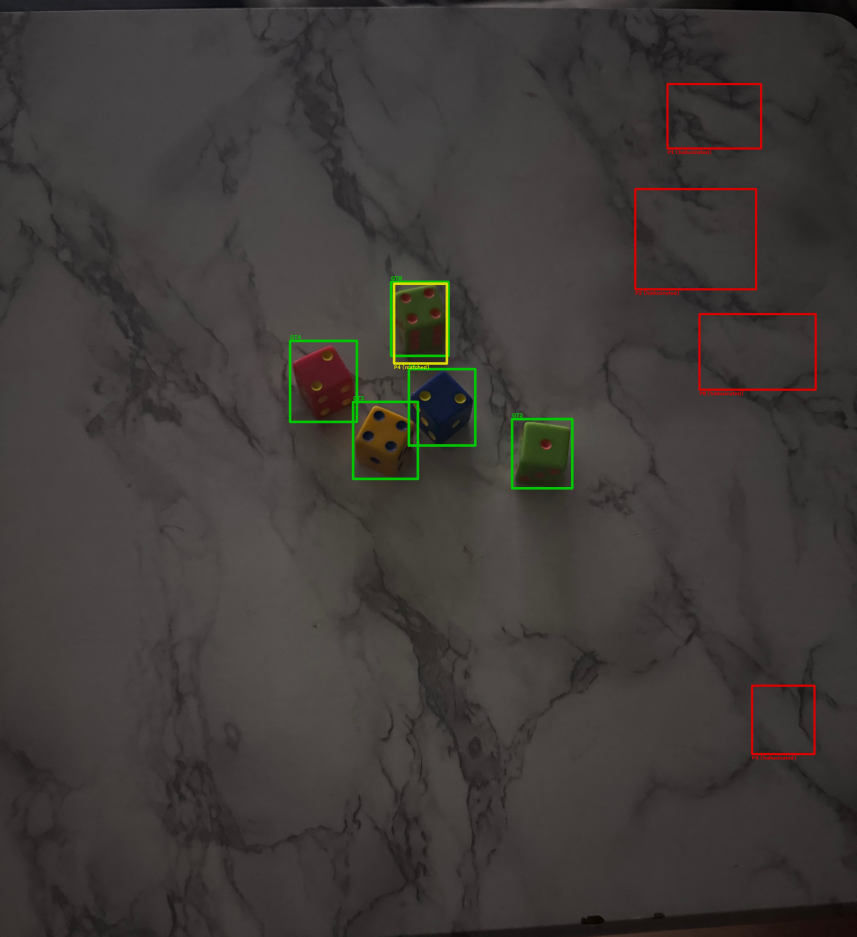
#> input picture runs/localization/failure_analysis/d6_ - 122_jpeg.rf.APJxsi3oQTL3RaeoWwjF_diagnostic.jpg, 4284 x 4682 px, given in place of d6_ - 737.jpeg, which was not available (shown at 1/5 size)
$ python upgraded_locate_dice.py
#> lines starting #> are read from the running program, lines starting #| are printed output that depends on the picture; after the words box and inside, x2 and y2 are one past the last pixel; in counts of white or black regions, pixels touching at a corner belong together; pictures that were not available may be replaced by others from this repository, and a replacement may not be noted
import argparse
import cv2 as cv
import numpy as np
from pathlib import Path

BLUR_KERNEL = (5, 5)
SIGMA = .5
CLAHE_CLIP_LIMIT = 2.0
CLAHE_TILE_GRID = (8, 8)
MORPH_KERNEL_SIZE = (5, 5)
MIN_AREA_FRACTION = 0.0015
MAX_AREA_FRACTION = 0.1
MIN_ASPECT_RATIO = 0.45
MAX_ASPECT_RATIO = 2.2
MIN_SOLIDITY = 0.75
VALID_CHANNELS = ("l", "saturation")
THRESHOLD_METHODS = (cv.THRESH_OTSU, cv.THRESH_TRIANGLE)
MERGE_IOU_THRESHOLD = 0.3
DARK_BACKGROUND_THRESHOLD = 128
MIN_EXPECTED_DICE = 1
PIP_DEDUPE_IOU_THRESHOLD = 0.2
BORDER_MARGIN_PX = 3
PIP_RADIUS_REFERENCE_HEIGHT = 700
MIN_PIP_RADIUS_PX = 20
MAX_PIP_RADIUS_PX = 30

CURRENT_DIR = Path.cwd()
OUTPUT_DIR = CURRENT_DIR / "runs/localization/updated/run_737"
IMAGE_DIR = CURRENT_DIR / "data/raw/d6_ - 737.jpeg"
DEBUG = True


def contour_solidity(contour):
    area = cv.contourArea(contour)
    hull = cv.convexHull(contour)
    hull_area = cv.contourArea(hull)
    if hull_area == 0:
        return 0
    return area / hull_area


def filter_dice_contours(contours, image_area, image_shape):
    image_h, image_w = image_shape[:2]
    min_area_px = MIN_AREA_FRACTION * image_area
    max_area_px = MAX_AREA_FRACTION * image_area
    boxes = []
    for c in contours:
        area = cv.contourArea(c)
        if area < min_area_px or area > max_area_px:
            continue

        x, y, w, h = cv.boundingRect(c)
        touches_border = (
            x <= BORDER_MARGIN_PX or
            y <= BORDER_MARGIN_PX or
            x + w >= image_w - BORDER_MARGIN_PX or
            y + h >= image_h - BORDER_MARGIN_PX
        )
        if touches_border:
            continue

        aspect_ratio = w / h if h > 0 else 0
        if aspect_ratio < MIN_ASPECT_RATIO or aspect_ratio > MAX_ASPECT_RATIO:
            continue

        if contour_solidity(c) < MIN_SOLIDITY:
            continue

        boxes.append((x, y, w, h))

    return boxes


def box_iou(box_a, box_b):
    ax1, ay1, aw, ah = box_a
    bx1, by1, bw, bh = box_b
    ax2, ay2 = ax1 + aw, ay1 + ah
    bx2, by2 = bx1 + bw, by1 + bh

    inter_x1, inter_y1 = max(ax1, bx1), max(ay1, by1)
    inter_x2, inter_y2 = min(ax2, bx2), min(ay2, by2)
    inter_w, inter_h = max(0, inter_x2 - inter_x1), max(0, inter_y2 - inter_y1)
    inter_area = inter_w * inter_h
    if inter_area == 0:
        return 0.0

    union_area = aw * ah + bw * bh - inter_area
    return inter_area / union_area if union_area > 0 else 0.0


def merge_box_candidates(candidate_lists, iou_threshold=MERGE_IOU_THRESHOLD):
    all_boxes = [box for boxes in candidate_lists for box in boxes]
    if not all_boxes:
        return []

    merged = []
    used = [False] * len(all_boxes)
    for i, box in enumerate(all_boxes):
        if used[i]:
            continue
        group = [box]
        used[i] = True
        for j in range(i + 1, len(all_boxes)):
            if used[j]:
                continue
            if box_iou(box, all_boxes[j]) >= iou_threshold:
                group.append(all_boxes[j])
                used[j] = True
        xs = np.mean([b[0] for b in group])
        ys = np.mean([b[1] for b in group])
        ws = np.mean([b[2] for b in group])
        hs = np.mean([b[3] for b in group])
        merged.append(((int(xs), int(ys), int(ws), int(hs)), len(group)))

    return merged


def select_expected_boxes(merged_with_votes, expected_count):
    """When the exact number of dice in the photo is known (RollCall always
    knows this -- it's however many were rolled/kept-out this turn), use
    that count to pick the most trustworthy boxes rather than just taking
    whatever the ensemble happened to produce.

    - More ensemble members agreeing on a box (higher vote count) is treated
      as higher confidence.
    - Ties are broken by how close a box's area is to the median area of all
      candidates, since a stray high-vote sliver or a merged double-box will
      usually still look like an outlier in size.
    - If there are more candidates than expected, the lowest-confidence
      extras are dropped. If there are fewer, everything found is kept and
      the caller (locate_dice) is responsible for topping up via the
      pip-clustering fallback.
    """
    if not merged_with_votes:
        return []

    areas = [w * h for (_, _, w, h), _ in merged_with_votes]
    median_area = float(np.median(areas))

    def sort_key(item):
        (_, _, w, h), votes = item
        area_penalty = abs(w * h - median_area)
        return (-votes, area_penalty)

    ranked = sorted(merged_with_votes, key=sort_key)
    keep = ranked[:expected_count] if expected_count else ranked
    return [box for box, _ in keep]


def threshold_channel(normalized_channel, method):
    _, thresh_img = cv.threshold(normalized_channel, 0, 255, cv.THRESH_BINARY + method)
    return thresh_img


def boxes_from_threshold(thresh_img, image_area, image_shape):
    kernel = cv.getStructuringElement(cv.MORPH_ELLIPSE, MORPH_KERNEL_SIZE)
    opened = cv.morphologyEx(thresh_img, cv.MORPH_OPEN, kernel, iterations=3)
    closed = cv.morphologyEx(opened, cv.MORPH_CLOSE, kernel, iterations=3)
    contours, _ = cv.findContours(closed, cv.RETR_EXTERNAL, cv.CHAIN_APPROX_SIMPLE)
    return filter_dice_contours(contours, image_area, image_shape), closed


# [111 lines left out: functions cluster_points, boxes_from_pip_clusters, not called in this run]


def locate_dice(image_bgr, expected_dice_count=None, debug=False):
    """Locate dice in a photo.

    expected_dice_count: how many dice are actually in this photo. RollCall
        always knows this -- it's whatever was rolled or kept out this turn
        (1-5) -- so passing it lets locate_dice make much more confident
        decisions than guessing from image evidence alone:
          - if the ensemble proposes MORE boxes than expected, keep only the
            highest-confidence ones instead of over-reporting dice;
          - if it proposes FEWER, use pip-clustering to find the rest of the
            expected count rather than only kicking in as an all-or-nothing
            fallback when the ensemble finds literally zero.
        If None, falls back to the old count-agnostic behavior (accept
        whatever the ensemble merges to, only fall back to pip-clustering
        below MIN_EXPECTED_DICE).
    """
    image_area = image_bgr.shape[0] * image_bgr.shape[1]
    # BUG FIX: this used to blur `image_area` (an int, h*w) instead of the
    # actual image, which would throw as soon as GaussianBlur ran.
    blurred = cv.GaussianBlur(image_bgr, BLUR_KERNEL, SIGMA)

    grey = cv.cvtColor(blurred, cv.COLOR_BGR2GRAY)
    background_is_dark = float(np.median(grey)) < DARK_BACKGROUND_THRESHOLD

    clahe = cv.createCLAHE(clipLimit=CLAHE_CLIP_LIMIT, tileGridSize=CLAHE_TILE_GRID)

    lab = cv.cvtColor(blurred, cv.COLOR_BGR2LAB)
    l_channel, _, _ = cv.split(lab)
    hsv = cv.cvtColor(blurred, cv.COLOR_BGR2HSV)
    _, s_channel, _ = cv.split(hsv)

    channels = {
        "l": clahe.apply(l_channel),
        "saturation": clahe.apply(s_channel),
    }

    candidate_box_lists = []
    threshold_debug = {}
    for channel_name, normalized_channel in channels.items():
        for method in THRESHOLD_METHODS:
            method_name = "otsu" if method == cv.THRESH_OTSU else "triangle"
            thresh_img = threshold_channel(normalized_channel, method)
            boxes, closed = boxes_from_threshold(thresh_img, image_area, image_bgr.shape)
            candidate_box_lists.append(boxes)
            threshold_debug[f"{channel_name}_{method_name}"] = thresh_img
            threshold_debug[f"{channel_name}_{method_name}_closed"] = closed

    merged_with_votes = merge_box_candidates(candidate_box_lists)

    if expected_dice_count is not None:
        boxes = select_expected_boxes(merged_with_votes, expected_dice_count)
    else:
        boxes = [box for box, _ in merged_with_votes]

    used_pip_fallback = False
    pip_centers = []
    target_count = expected_dice_count if expected_dice_count is not None else MIN_EXPECTED_DICE
    if len(boxes) < target_count:
        # Either the silhouette ensemble found nothing (the near-zero
        # body-contrast case, e.g. light dice on a light background) or it
        # found fewer boxes than we know should be in the photo. Either way,
        # top up with pip-clustering rather than under-reporting dice.
        used_pip_fallback = True
        needed = None if expected_dice_count is None else expected_dice_count - len(boxes)
        new_boxes, pip_centers = boxes_from_pip_clusters(
            image_bgr, grey, existing_boxes=boxes, max_new_boxes=needed
        )
        boxes = boxes + new_boxes

    circled = image_bgr.copy()
    for cx, cy in pip_centers:
        cv.circle(circled, (cx, cy), 3, (0, 0, 255), -1)

    debug_images = None
    if debug:
        debug_images = {
            "blurred": blurred,
            "grey": grey,
            **threshold_debug,
            "circled": circled,
        }
        debug_images["_meta"] = {
            "background_is_dark": background_is_dark,
            "used_pip_fallback": used_pip_fallback,
            "expected_dice_count": expected_dice_count,
            "detected_dice_count": len(boxes),
        }

    return boxes, debug_images


def draw_boxes(image_bgr, boxes):
    annotated = image_bgr.copy()
    for i, (x, y, w, h) in enumerate(boxes):
        cv.rectangle(annotated, (x, y), (x + w, y + h), (0, 255, 0), 12)
    return annotated


def main():
    parser = argparse.ArgumentParser(description="Locate dice in a photo.")
    parser.add_argument("--image", type=Path, default=IMAGE_DIR, help="Path to input image")
    parser.add_argument("--output", type=Path, default=OUTPUT_DIR, help="Directory for annotated/debug output")
    parser.add_argument("--dice-count", type=int, default=5,
                         help="Number of dice actually in the photo (1-5), if known")
    parser.add_argument("--no-debug", action="store_true", help="Skip writing debug stage images")
    args = parser.parse_args()

    image = cv.imread(str(args.image))
#> image is the input picture: shape (4682, 4284, 3); mean B, G, R 56.5, 59, 63.4
    if image is None:
        raise FileNotFoundError(f"Could not read image: {args.image}")

    debug_enabled = DEBUG and not args.no_debug
    boxes, debug_images = locate_dice(image, expected_dice_count=args.dice_count, debug=debug_enabled)
#> in locate_dice, `background_is_dark = float(np.median(grey)) < DARK_BACKGROUND_THRESHOLD`: background_is_dark = True
#> in locate_dice, `lab = cv.cvtColor(blurred, cv.COLOR_BGR2LAB)`: lab: shape (4682, 4284, 3); mean of channels 0, 1, 2 64.6, 129.6, 130.2
#> in locate_dice, `hsv = cv.cvtColor(blurred, cv.COLOR_BGR2HSV)`: hsv: shape (4682, 4284, 3); mean H, S, V 30, 27.9, 64.4
#> in locate_dice, `_, s_channel, _ = cv.split(hsv)`:
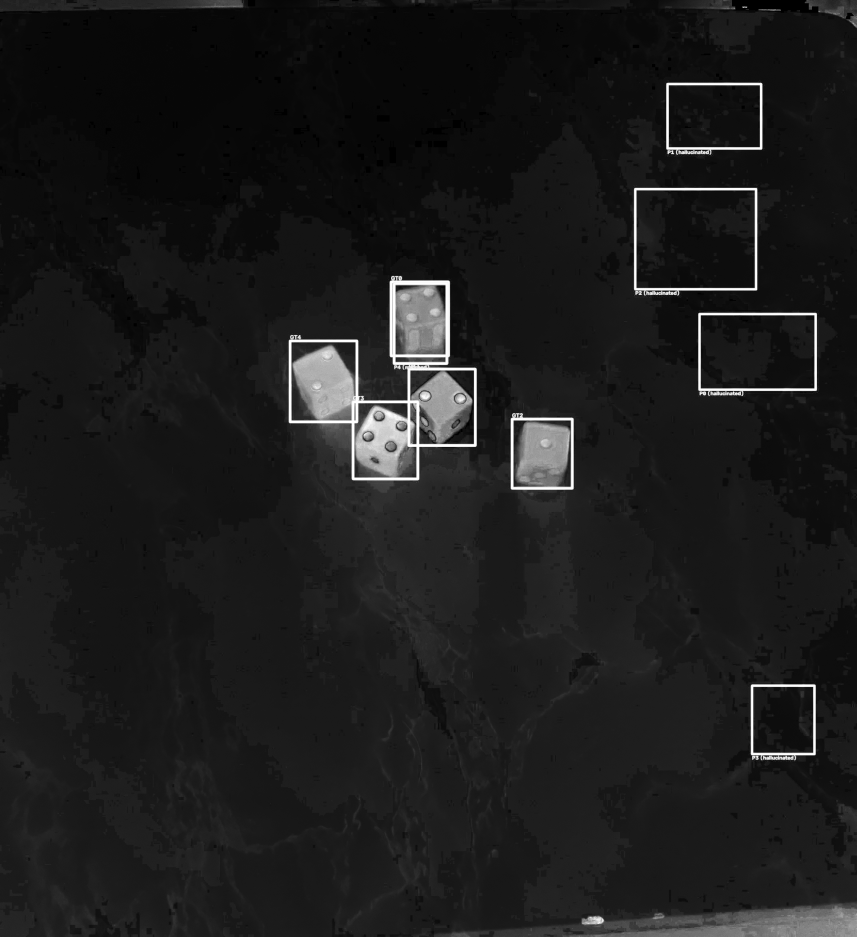
#> s_channel: shape (4682, 4284) (shown at 1/5 size); min 0, max 255, mean 27.9
#> the loop in locate_dice, `for channel_name, normalized_channel in channels.items():` made 2 passes
#> channel_name on passes 1 to 2: 'l', 'saturation'
#> pass 1, in threshold_channel, `_, thresh_img = cv.threshold(normalized_channel, 0, 255, cv.THRESH_BIN..`:
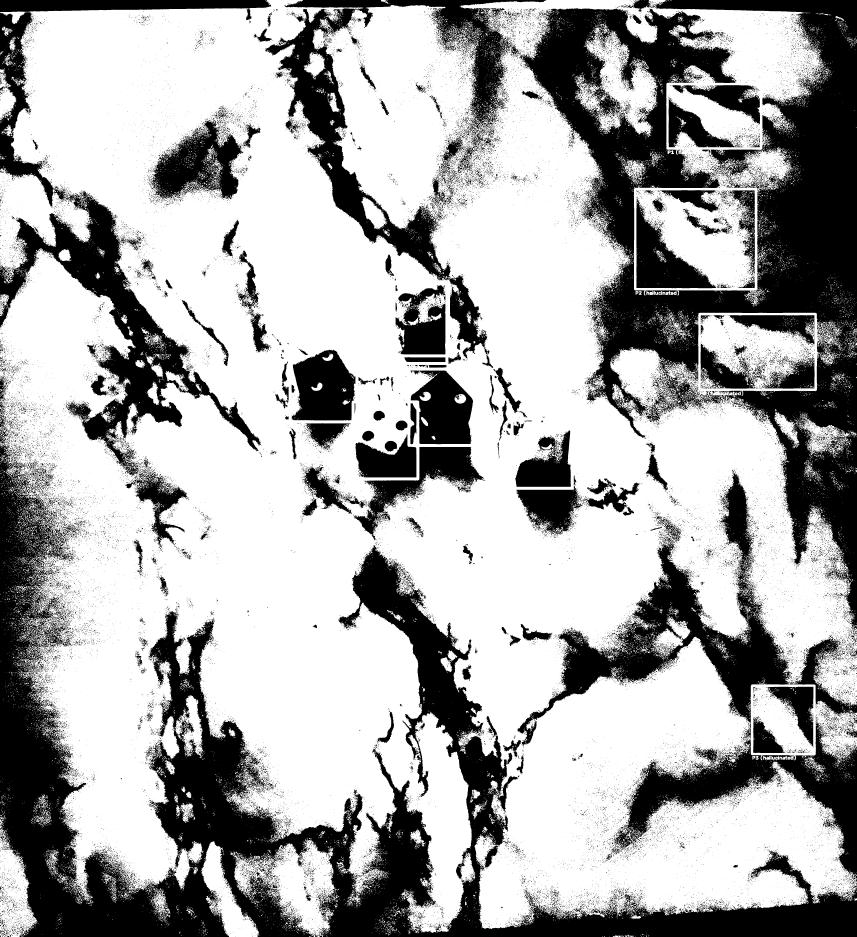
#> thresh_img: shape (4682, 4284) (shown at 1/5 size); 66.8% white; 48709 black regions (44866 under 20 px), largest, box (x1, y1, x2, y2) and area: (0, 2007, 4284, 4682) 2003047, (2595, 0, 4284, 3147) 1688268, (1325, 0, 2729, 1794) 383011
#> pass 1, in boxes_from_threshold, `closed = cv.morphologyEx(opened, cv.MORPH_CLOSE, kernel, iterations=3)`:
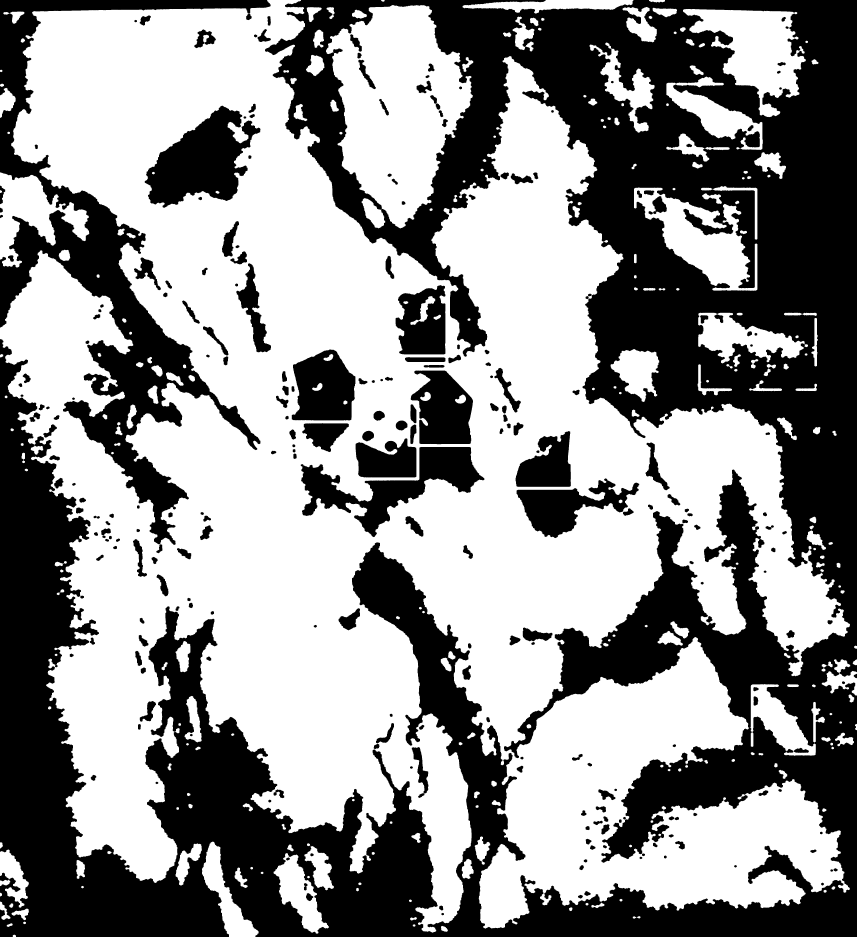
#> closed: shape (4682, 4284) (shown at 1/5 size); 56.7% white; 266 black regions, largest, box (x1, y1, x2, y2) and area: (0, 0, 4284, 4682) 7012911, (0, 0, 1353, 2725) 689082, (724, 528, 1302, 1039) 157896
#> pass 1, in threshold_channel (call 2), `_, thresh_img = cv.threshold(normalized_channel, 0, 255, cv.THRESH_BIN..`:
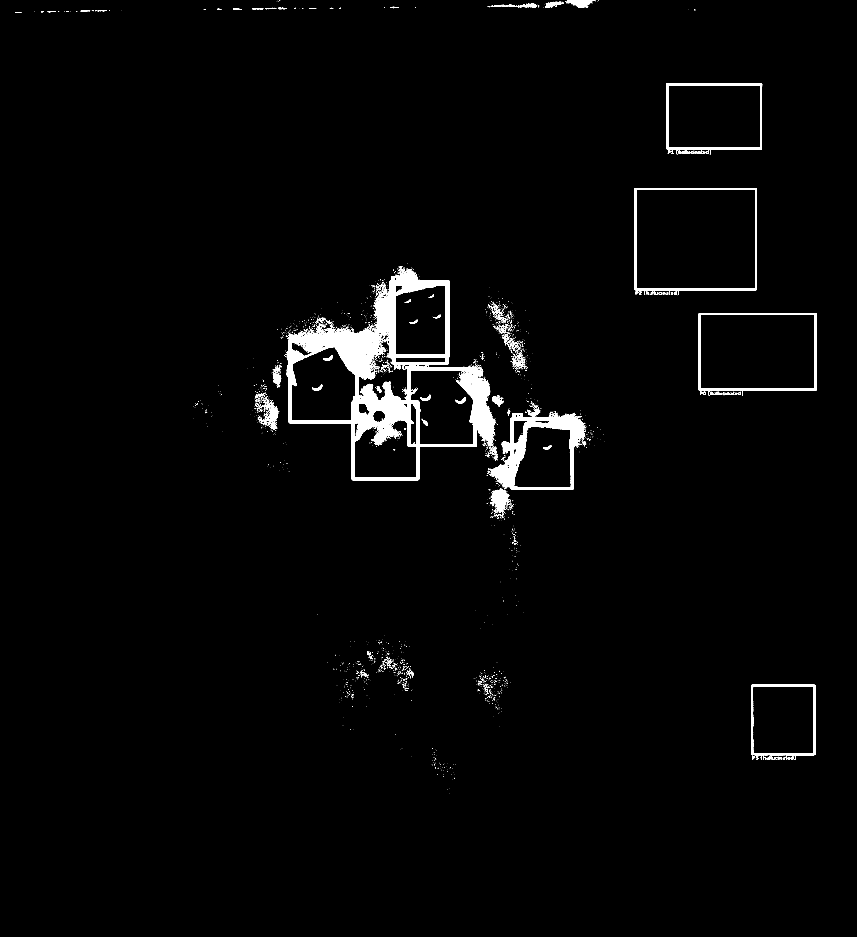
#> thresh_img: shape (4682, 4284) (shown at 1/5 size); 2% white; 3236 white regions (2854 under 20 px), largest, box (x1, y1, x2, y2) and area: (1427, 1346, 2475, 2402) 222928, (2446, 2048, 2926, 2449) 51158, (3172, 940, 3785, 1452) 20239
#> after the loop in locate_dice, `for channel_name, normalized_channel in channels.items():`:
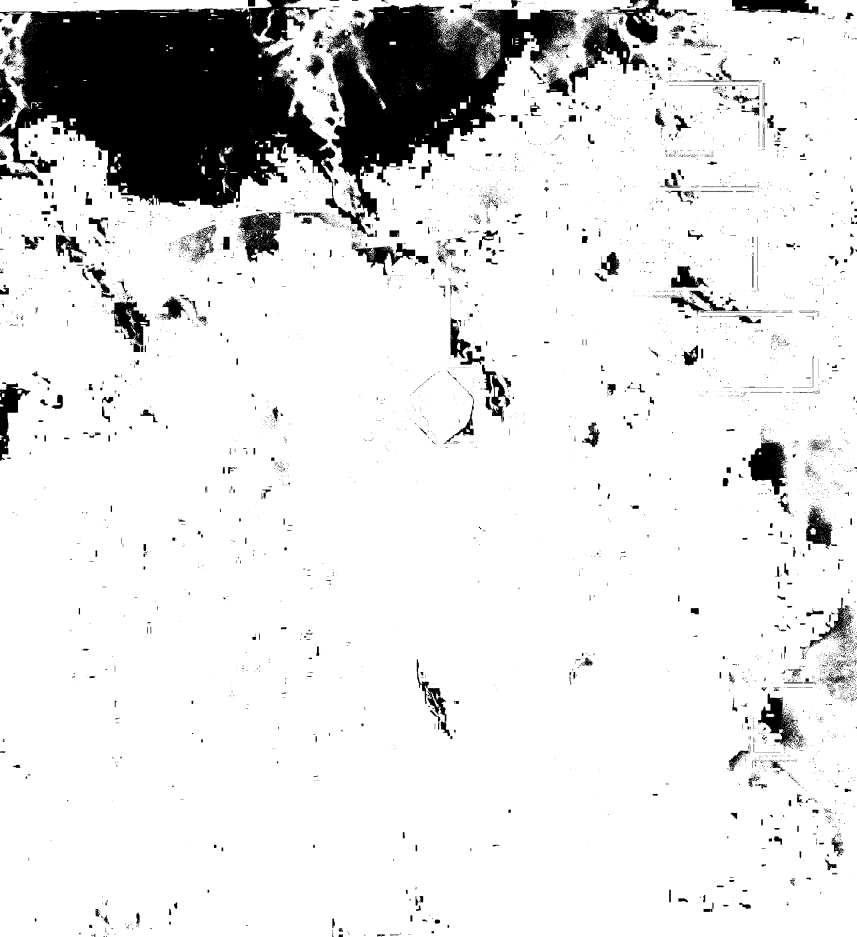
#> thresh_img: shape (4682, 4284) (shown at 1/5 size); 88% white; 9246 black regions (7560 under 20 px), largest, box (x1, y1, x2, y2) and area: (0, 0, 1869, 1185) 1128429, (1630, 16, 2888, 1105) 581326, (2844, 54, 3248, 464) 42527
#> after the loop in locate_dice, `for channel_name, normalized_channel in channels.items():`: candidate_box_lists = [[(1368, 4265, 276, 404), (3053, 1745, 243, 265), (1630, 25, 734, 1117)], [(2474, 2079, 428, 370)], [(3753, 3421, 326, 379), (2553, 2078, 316, 372), (3491, 1563, 594, 414), (3169, 939, 618, 537), (3331, 413, 482, 358)], []]; threshold_debug = 8 items
#> in merge_box_candidates, `all_boxes = [box for boxes in candidate_lists for box in boxes]`: all_boxes = [(1368, 4265, 276, 404), (3053, 1745, 243, 265), (1630, 25, 734, 1117), (2474, 2079, 428, 370), (3753, 3421, 326, 379), (2553, 2078, 316, 372), (3491, 1563, 594, 414), (3169, 939, 618, 537), (3331, 413, 482, 358)]
#> in merge_box_candidates, `used = [False] * len(all_boxes)`: used = [False, False, False, False, False, False, False, False, False]
#> the loop in merge_box_candidates, `for i, box in enumerate(all_boxes):` made 9 passes

    print(f"Detected {len(boxes)} candidate die region(s):")
#| Detected 5 candidate die region(s):
    for i, box in enumerate(boxes):
        print(f"  die {i}: x={box[0]}, y={box[1]}, w={box[2]}, h={box[3]}")
#> this loop made 5 passes
#|   die 0: x=2513, y=2078, w=372, h=371
#|   die 1: x=3331, y=413, w=482, h=358
#|   die 2: x=3753, y=3421, w=326, h=379
#|   die 3: x=1368, y=4265, w=276, h=404
#|   die 4: x=3491, y=1563, w=594, h=414

    out_dir = Path(args.output)
    out_dir.mkdir(parents=True, exist_ok=True)

    annotated = draw_boxes(image, boxes)
#> the loop in draw_boxes, `for i, (x, y, w, h) in enumerate(boxes):` made 5 passes
    cv.imwrite(str(out_dir / "annotated.jpg"), annotated)
    print(f"\nAnnotated image saved to {out_dir / 'annotated.jpg'}")

    if debug_enabled and debug_images:
        meta = debug_images.pop("_meta", {})
        for name, img in debug_images.items():
            cv.imwrite(str(out_dir / f"debug_{name}.jpg"), img)
#> this loop made 11 passes
        print(f"Debug stage images saved to {out_dir}/debug_*.jpg")
        if meta:
            print(f"  background_is_dark={meta.get('background_is_dark')}, "
                  f"used_pip_fallback={meta.get('used_pip_fallback')}, "
                  f"expected_dice_count={meta.get('expected_dice_count')}, "
                  f"detected_dice_count={meta.get('detected_dice_count')}")
#|   background_is_dark=True, used_pip_fallback=False, expected_dice_count=5, detected_dice_count=5


if __name__ == "__main__":
    main()
